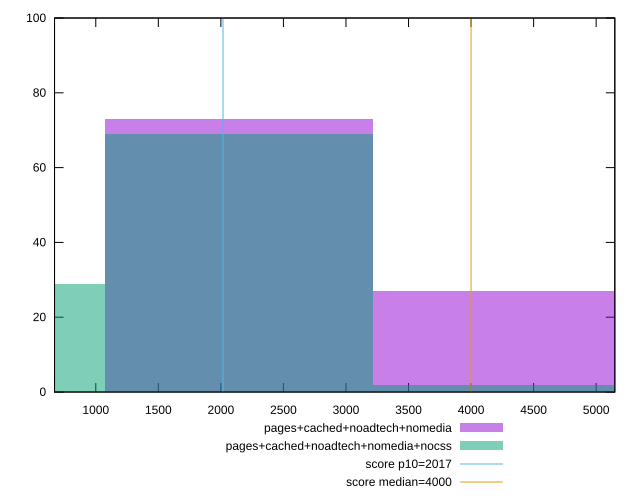

Recreate this plot in gnuplot.
reset

$pagesCachedNoadtechNomedia <<EOF
2146.108404338827 73
4292.216808677654 27
EOF

$pagesCachedNoadtechNomediaNocss <<EOF
2146.108404338827 69
0 29
4292.216808677654 2
EOF

set key outside below
set boxwidth 2146.108404338827
set xrange [670.2560000000004:5149.143999999999]
set yrange [0:100]
set trange [0:100]
set style fill transparent solid 0.5 noborder

set parametric
set terminal svg size 640, 500 enhanced background rgb 'white'
set output "report_00015_2021-02-09T16-11-33.973Z/mainthread-work-breakdown/comparison/histogram/3_vs_4.svg"

plot $pagesCachedNoadtechNomedia title "pages+cached+noadtech+nomedia" with boxes, \
     $pagesCachedNoadtechNomediaNocss title "pages+cached+noadtech+nomedia+nocss" with boxes, \
     2017,t title "score p10=2017", \
     4000,t title "score median=4000"

reset
